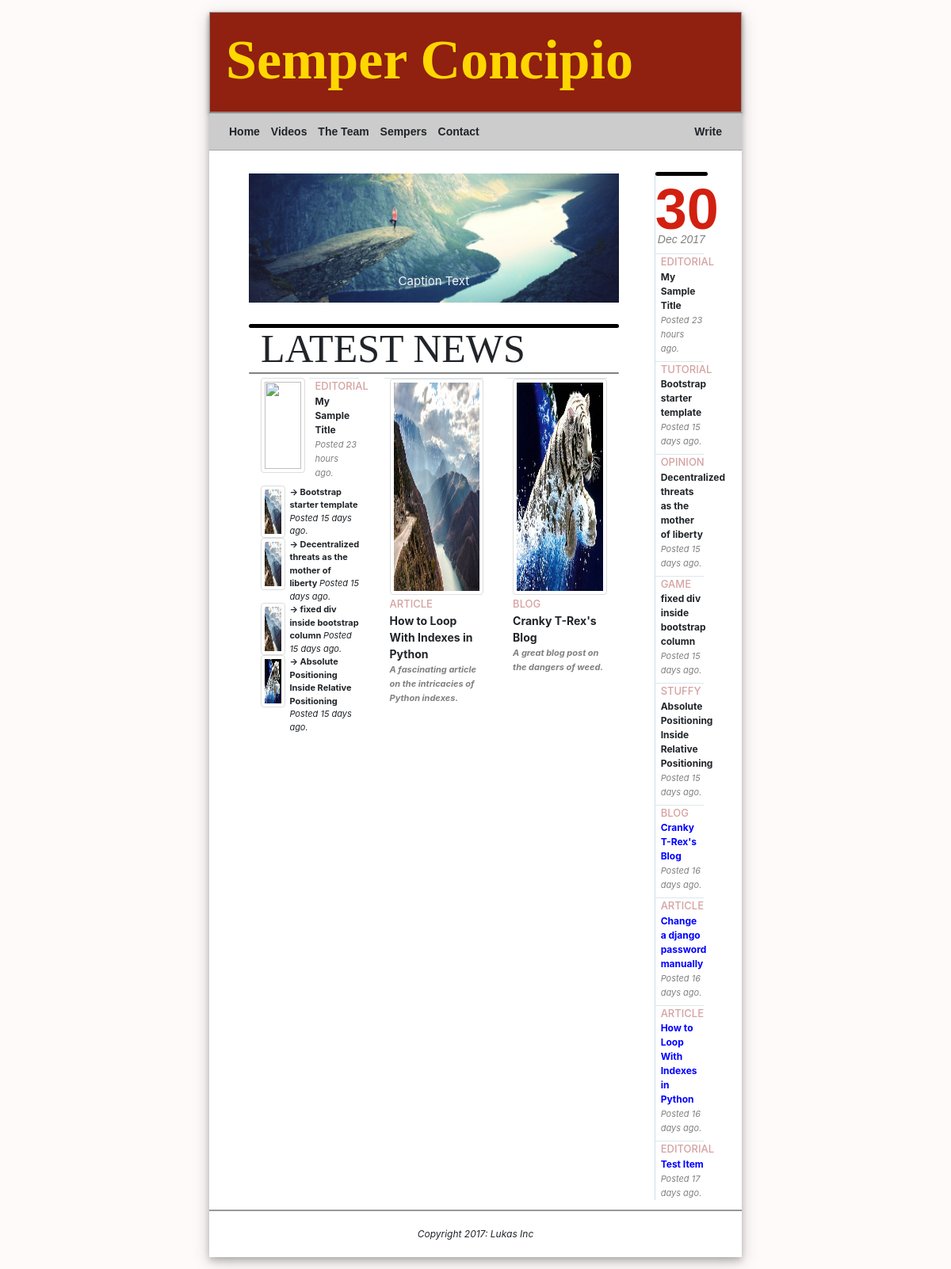
Before: / with the older database file.
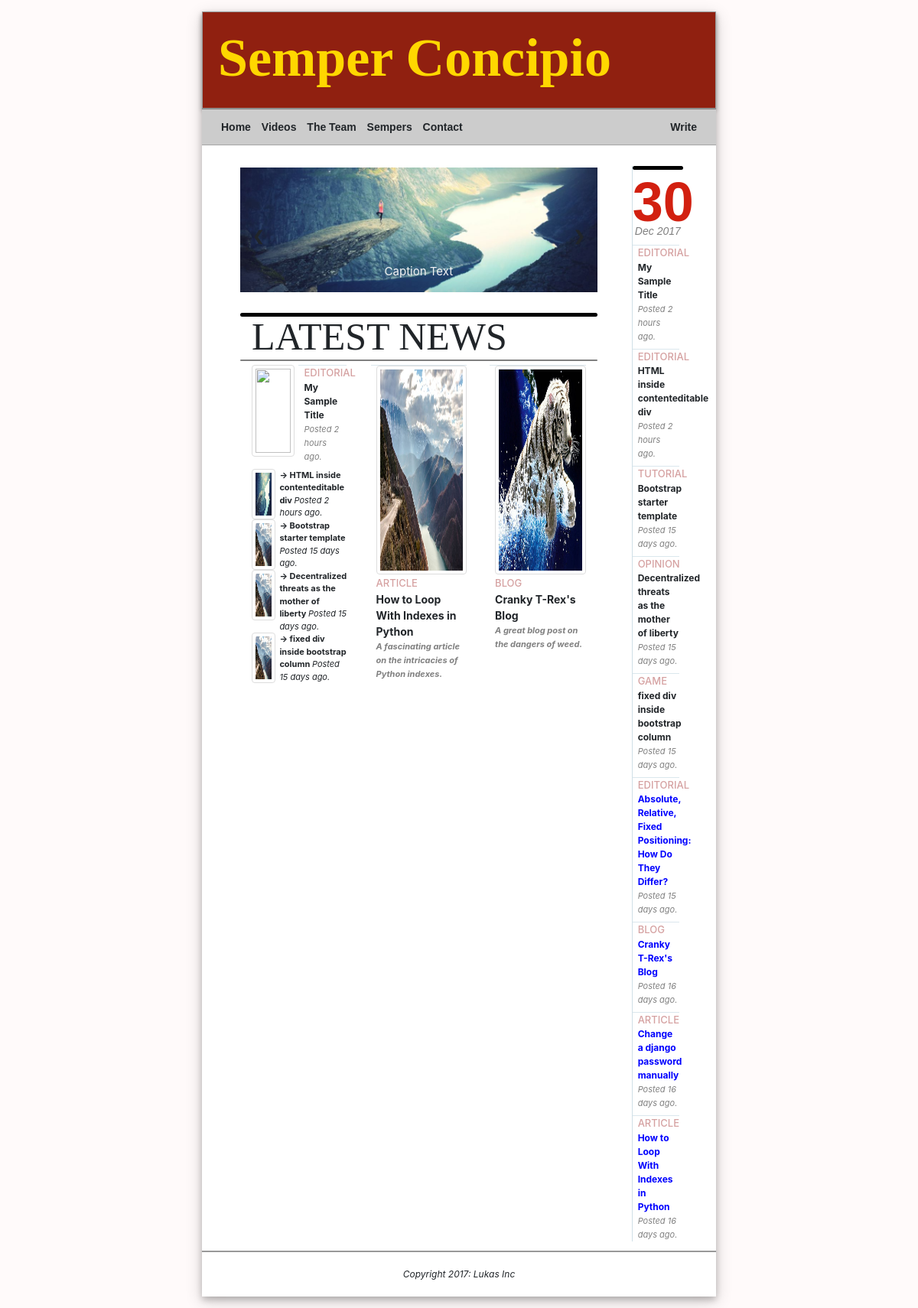
After: the same page with the newer database file.
### SemperNewsApp/models.py (models this page shows, shortened)
class NewsItem(models.Model):
    title = models.CharField(max_length=255)
    type = models.CharField(max_length=30)
    article = models.TextField()
    created_at = models.DateTimeField(auto_now_add=True)
    updated_at = models.DateTimeField(auto_now=True)
    thumbnail_path = models.CharField(max_length=255,default='')
    timeDiff = ''
    writer = models.ForeignKey(WriterItem,default=1)

class FeaturedItem(models.Model):
    newsItem = models.OneToOneField(NewsItem,  primary_key=True,)
    subtext = models.CharField(max_length=511)
    thumbnail_path = models.CharField(max_length=255,default='' )

### SemperNewsApp/views.py (the view)
# urls.py: url(r'^$',views.indexPage,name='index'),
def indexPage(request):
    newsItems = getCurrentNewsItems()
    featuredItems = FeaturedItem.objects.all()[:2]
    return render(request, 'index.html', {'currentDay' : timezone.now().strftime("%m"),
                                          'currentMonth' : timezone.now().strftime("%m"),
                                          'currentYear' : timezone.now().strftime("%m"),
                                          'newsItems' : newsItems,
                                          'featuredItems' : featuredItems})

### SemperNewsApp/templates/index.html (shortened to what this page needs)
{% extends "base.html" %}
{% load static %}
{% block content %}
<div class="row" style="padding-left:0px;">
    <div class="col-lg-12">
        <div id="slideshow_section">
            <div class="mySlides">
                <img src="{% static 'img1.jpg' %}" style="width:100%">
                <div class="text">Caption Text</div>
            </div>
            <a class="prev" onclick="plusSlides(-1)">&#10094;</a>
            <a class="next" onclick="plusSlides(1)">&#10095;</a>
        </div>
    </div>
</div>
<div class="row" style="padding-left:0px;">
    <div class="col-12">
        <div class="container">
            <div class="row" id="newsheader">
                <div class="col-md">
                    <h1>LATEST NEWS </h1>
                </div>
            </div>
            <div class="row">
                <div class="col-md-4">
                    {% with newsHeader=newsItems.0 %}
                        <a href="{% url 'article' newsHeader.id %}">
                            <div id="newssummarycol1header">
                                <div style="display:inline;height:10em;width:45%;float:left">
                                    <img src="{{ newsItem.0.thumbnail_path }}"
                                         class="img-fluid img-thumbnail"
                                         style="height: 100%; width: 100%;"/>
                                </div>
                                <div class="newssummarylistitem" style="display:inline;width:50%;margin-left:5px;float:left">
                                    <span>{{ newsHeader.type | upper }}</span><br/>
                                    <b>{{ newsHeader.title }}</b><br/>
                                    <em>Posted {{ newsHeader.timeDiff }} ago. </em><br/>
                                </div>
                                <br style="clear:both;"/>
                            </div>
                        </a>
                    {% endwith %}
                    <ul id="newssummarycol1" style="list-style:none;display:block;">
                        {% for newsItem in newsItems|slice:"1:5" %}
                        <li style="display:block;">
                            <a href="{% url 'article' newsItem.id %}">
                            <div style="display:inline;height:6em;width:25%;float:left">
                                <img src="{% static newsItem.thumbnail_path %}"
                                     class="img-fluid img-thumbnail"
                                     style="height: 100%; width: 100%;"/>
                            </div>
                            <div style="display:inline;width:70%;margin-left:5px;float:left">
                                <b>&rarr; {{ newsItem.title }} </b>
                                <em>Posted {{ newsItem.timeDiff }} ago. </em>
                            </div>
                            <br style="clear:both;"/>
                            </a>
                        </li>
                        {% endfor %}
                    </ul>
                </div>
                <div class="col-md-4">
                    {% with featuredItem=featuredItems.0 %}
                    <a href="{% url 'article' featuredItem.newsItem.id %}">
                        <div class="newssummarylistitem">
                            <div style="display:block;height:21em;width:100%;font-size:13px;margin-bottom:2px;">
                                <img src="{% static featuredItem.thumbnail_path %}" class="img-fluid img-thumbnail"
                                     style="height: 100%; width: 100%;"/>
                            </div>
                            <span>{{ featuredItem.newsItem.type | upper }}</span><br/>
                            <b style="font-size:14px">{{ featuredItem.newsItem.title }}</b><br/>
                            <em style="font-weight:bold">{{ featuredItem.subtext }} </em><br/>
                        </div>
                    </a>
                    {% endwith %}
                </div>
                <div class="col-md-4">
                    {% with featuredItem=featuredItems.1 %}
                    <a href="{% url 'article' featuredItem.newsItem.id %}">
                        <div class="newssummarylistitem">
                            <div style="display:block;height:21em;width:100%;font-size:13px;margin-bottom:2px;">
                                <img src="{% static featuredItem.thumbnail_path %}" class="img-fluid img-thumbnail"
                                     style="height: 100%; width: 100%;"/>
                            </div>
                            <span>{{ featuredItem.newsItem.type | upper }}</span><br/>
                            <b style="font-size:14px">{{ featuredItem.newsItem.title }}</b><br/>
                            <em style="font-weight:bold">{{ featuredItem.subtext }} </em><br/>
                        </div>
                    </a>
                    {% endwith %}
            </div>
        </div>
    </div>
</div>
    </div>
{% endblock %}

### SemperNewsApp/templates/base.html (shortened to what this page needs)
{% load static %}
<!DOCTYPE html>
<html>
<head lang="en">
    <link rel="stylesheet" href='{% static "css/bootstrap.min.css" %}'/>
    <link rel="stylesheet" href='{% static "css/bootstrap-grid.min.css" %}'/>
    <link rel="stylesheet" href='{% static "css/bootstrap-reboot.min.css" %}'/>
    <link rel="stylesheet" href='{% static "css/blockmodel.css" %}'/>
</head>
<body id="main_body" onload="ondocload();">
<div id="wrapper">
    <div class="container-fluid" id="main_page">
        <div class="row">
            <div class="col-12" id="menuwrapper">
                <header id="main_header">
                    <a href="{% url 'index' %}">
                        <h1 id="main_title">Semper Concipio</h1>
                    </a>
                </header>
                <nav id = "main_menu">
                    <ul style="width:100%">
                        <li>Home</li>
                        <li>Videos</li>
                        <li>The Team</li>
                        <li>Sempers</li>
                        <li>Contact</li>
                        <li style="float:right"><a href="{% url 'write' %}">Write</a></li>
                    </ul>
            </nav>
            </div>
        </div>
        <div class="row" style="margin-left:5px;margin-right:5px">
            <div class="col-xl-10 col-lg-10 col-md-12 col-12">
                <div class="container" style="margin-top:29px;margin-bottom:10px">
                    {% block content %}
                    {% endblock %}
                </div>
            </div>
            <div class="col-2 hidden-sm hidden-xs hidden-md">
                <aside id="newssummary">
                    <header>
                        <h1 id="newssummaryheader">{% now "d" %}</h1>
                        <p id="newssummarysubtitle">{% now "M" %} {% now "Y" %}</p>
                    </header>
                    <ul id="newssummarylist">
                        {% for newsItem in newsItems|slice:"0:5" %}
                        <li class="newssummarylistitem">
                            <a href="{% url 'article' newsItem.id %}">
                                <div>
                                    <span>{{ newsItem.type | upper }}</span><br/>
                                    <b>{{ newsItem.title }}</b><br/>
                                    <em>Posted {{ newsItem.timeDiff }} ago. </em><br/>
                                </div>
                            </a>
                        </li>
                        {% endfor %}
                        {% for newsItem in newsItems|slice:"6:10" %}
                        <li class="newssummarylistitem hidden_on_small" >
                            <a href="{% url 'article' newsItem.id %}">
                                <div>
                                    <span>{{ newsItem.type | upper }}</span><br/>
                                    <b>{{ newsItem.title }}</b><br/>
                                    <em>Posted {{ newsItem.timeDiff }} ago. </em><br/>
                                </div>
                            </a>
                        </li>
                        {% endfor %}
                    </ul>
                </aside>
            </div>
        </div>
        <div class="row">
            <div id="main_footer" class="col-12">
                <em> Copyright 2017: Lukas Inc</em>
            </div>
        </div>
    </div>
</div>
</body>
</html>

### SemperNewsApp/static/css/blockmodel.css (style rules this page uses)
* { padding: 0px; margin: 0px; }
#main_title { color: gold; font: bold 70px sabon; }
img { width:100%; }
a { color:inherit; text-decoration:inherit; }
h1 { font: bold 1.6em verdana,sans-serif; font-size:1.6em; }
header,section,footer,aside,nav,article,figure,figcaption,hgroup { display: block; }
body { text-align: center; }
#menuwrapper { padding-right:0px; padding-left:0px; }
#main_page { top:113px; font-size:12px; background-color:white; box-shadow: 0 4px 8px 0 rgba(0, 0, 0, 0.2), 0 6px 20px 0 rgba(0, 0, 0, 0.19); }
#main_body { background-color:#FFFAFA; }
#main_body::after { content: ""; opacity: 0.5; top: 0; left: 0; bottom: 0; right: 0; position: absolute; z-index: -1; }
#wrapper { width: 56%; max-width:1060px; height: 100%; margin: 15px auto; text-align:left; }
.hidden_on_small { display:block; color:blue; }
#newssummarycol1 { font-size:11px; }
#main_header { z-index:3; width:100%; max-width:1060px; box-shadow:0px 3px 5px 0px rgba(25,25,25,0.3); background-color: rgb(144, 32, 16); border: 1px solid #999999; padding: 20px; }
#main_header:after { content:""; width:100%; max-width:1060px; }
#main_menu { background: #CCCCCC; padding:5px 15px; border-bottom:rgba(128,128,128,0.5) 1px solid; border-top:#808080 1px solid; }
#main_menu ul { display: inline-block; list-style: none; padding: 5px; font: bold 14px verdana,sans-serif; margin: auto; }
#main_menu li { display: inline-block; list-style: none; padding: 5px; font: bold 14px verdana,sans-serif; }
#newssummarylist { font-size:12px; margin-bottom:0px; }
#newssummarylist li { list-style:none; }
.newssummarylistitem { border-top: rgba(196, 216, 226,0.6) 1px solid; list-style:none; text-align:left; margin-bottom:7px; padding-left:7px; }
.newssummarylistitem span { color:rgba(150,20,20,0.4); font-weight:500; font-size:13px; }
.newssummarylistitem em { color:gray; font-size:11px; }
#main_footer { clear: both; text-align: center; border-top: 2px solid #999999; padding: 20px; }
#slideshow_section { max-width: 1000px; max-height: 700px; position: relative; margin: auto; }
#newsheader { margin-top: 27px; }
#newsheader h1 { font: normal 50px sabon; line-height:100%; margin-top:1px; font-weight:100; }
#newssummary { margin-top: 27px; margin-right: 5px; padding-right:3px; text-align:center; margin-bottom: 0px; border-left: rgba(196, 216, 226,0.8) 1px solid; }
#newsheader:before,#newssummary:before { content:""; float:left; background:black; width:100%; height:5px; border-radius: 3px; }
#newsheader:after { content:""; float:left; background:gray; width:100%; height:2px; margin-bottom:5px; border-radius: 3px; }
#newssummaryheader { font: bold 6em verdana,sans-serif; color: rgba(210, 32, 16); text-align:center; display:inline; padding-top: 15px; margin-top: 10px; display: inline-block; background-color: ; line-height: 34px; height: 35px; }
#newssummarysubtitle { margin-top: 0px; font: italic 14px verdana,sans-serif; color: gray; text-align:center; }
#newssummary li { margin-right: 5px; }
.mySlides { display: none; }
.prev, .next { cursor: pointer; top: 50%; width: auto; margin-top: -22px; padding: 16px; color: white; position:absolute; font-weight: bold; font-size: 18px; transition: 0.6s ease; border-radius: 0 3px 3px 0; }
.next { right: 0; border-radius: 3px 0 0 3px; }
.text { color: #f2f2f2; font-size: 15px; padding: 8px 12px; position:absolute; bottom: 8px; width: 100%; text-align: center; }

Changed rows visible on the page:
removed NewsItem: type "EDITORIAL", title "My Sample Title", timeDiff "23 hours", shown under "30"
no longer on this page (row unchanged): NewsItem: thumbnail_path (picture), title "Absolute Positioning Inside Relative Positioning", timeDiff "15 days", type "STUFFY"
no longer on this page (row unchanged): NewsItem: type "EDITORIAL", title "Test Item", timeDiff "17 days"
added NewsItem: type "EDITORIAL", title "My Sample Title", timeDiff "2 hours", shown under "30"
added NewsItem: thumbnail_path (picture), title "HTML inside contenteditable div", timeDiff "2 hours", type "EDITORIAL"
now on this page (row unchanged): NewsItem: type "EDITORIAL", title "Absolute, Relative, Fixed Positioning: How Do They Differ?", timeDiff "15 days"
